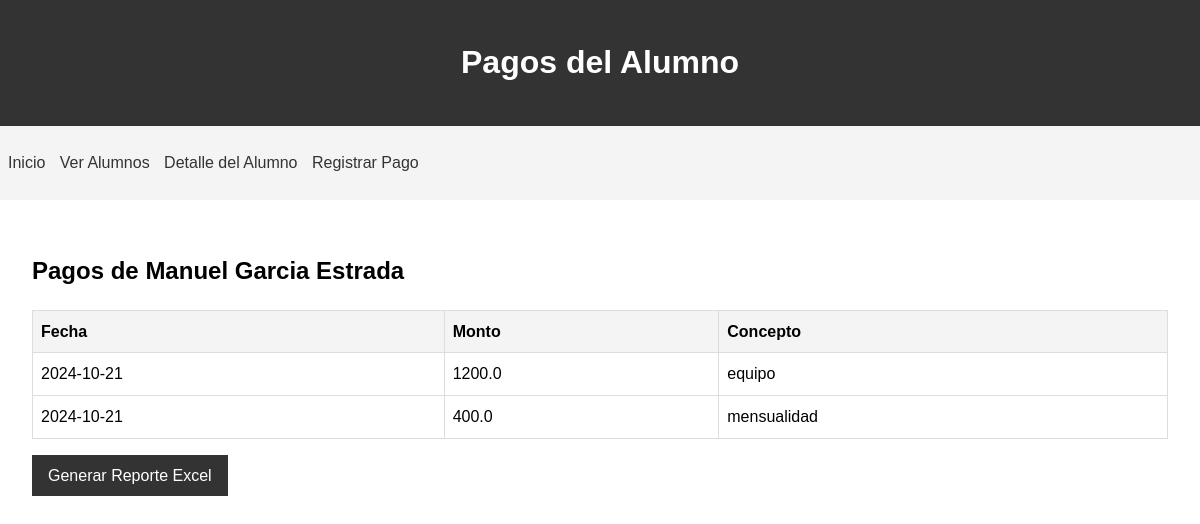
Before: /pagos/2 with the older database file.
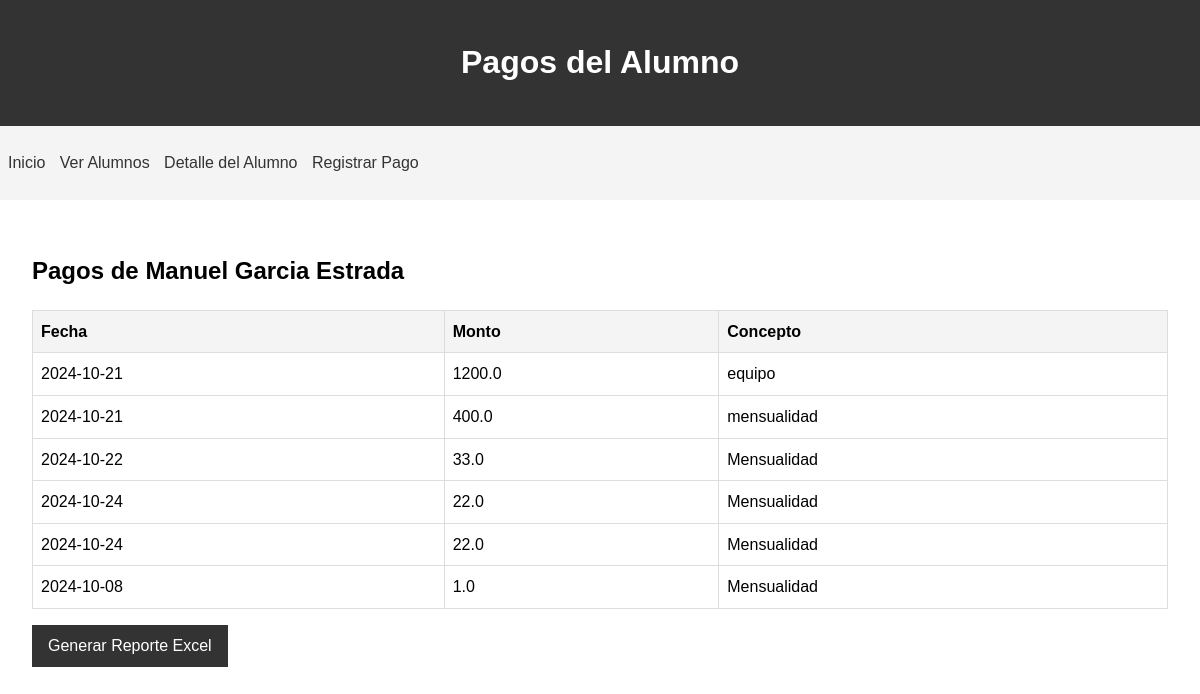
After: the same page with the newer database file.
### app.py (models this page shows)
class Alumno(Base):
    __tablename__ = 'alumnos'
    id = Column(Integer, primary_key=True)
    apaterno = Column(String(50), nullable=False)
    apmaterno = Column(String(50), nullable=False)
    nombre = Column(String(50), nullable=False)
    fbday = Column(Date, nullable=False)
    curp = Column(String(18), unique=True, nullable=False)
    calle = Column(String(100), nullable=False)
    numero = Column(String(10), nullable=False)
    colonia = Column(String(100), nullable=False)
    email = Column(String(100), nullable=False)
    telefono = Column(String(15), nullable=False)
    numafiliacion = Column(String(20), unique=True, nullable=False)
    estatus = Column(String(10), nullable=False)
    pagos = relationship("Pago", back_populates="alumno")

class Pago(Base):
    __tablename__ = 'pagos'
    id = Column(Integer, primary_key=True)
    alumno_id = Column(Integer, ForeignKey('alumnos.id'))
    fecha = Column(Date, nullable=False)
    monto = Column(Float, nullable=False)
    concepto = Column(String(100), nullable=False)
    alumno = relationship("Alumno", back_populates="pagos")

### app.py (the view)
@app.route('/pagos/<int:alumno_id>')
def pagos(alumno_id): #redefinit variable a getpagos para identificar que es el listado de pagos
    session = Session()
    try:
        alumno = session.query(Alumno).get(alumno_id)
        pagos = session.query(Pago).filter_by(alumno_id=alumno_id).all()
        return render_template('pagos.html', alumno=alumno, pagos=pagos)
    except Exception as e:
        return f"Error: {str(e)}"
    finally:
        session.close()

### templates/pagos.html (shortened to what this page needs)
<!DOCTYPE html>
<html lang="es">
<head>
    <link rel="stylesheet" href="{{ url_for('static', filename='css/styles.css') }}">
</head>
<body>
    <header>
        <h1>Pagos del Alumno</h1>
    </header>
    <nav>
        <ul>
            <li><a href="{{ url_for('index') }}">Inicio</a></li>
            <li><a href="{{ url_for('lista_alumnos') }}">Ver Alumnos</a></li>
            <li><a href="{{ url_for('detalle_alumno', id=alumno.id) }}">Detalle del Alumno</a></li>
            <li><a href="{{ url_for('pago', alumno_id=alumno.id) }}">Registrar Pago</a></li>
        </ul>
    </nav>
    <main>
        <h2>Pagos de {{ alumno.nombre }} {{ alumno.apaterno }} {{ alumno.apmaterno }}</h2>
        <table>
            <thead>
                <tr>
                    <th>Fecha</th>
                    <th>Monto</th>
                    <th>Concepto</th>
                </tr>
            </thead>
            <tbody>
                {% for pago in pagos %}
                <tr>
                    <td>{{ pago.fecha }}</td>
                    <td>{{ pago.monto }}</td>
                    <td>{{ pago.concepto }}</td>
                </tr>
                {% endfor %}
            </tbody>
        </table>
        <a href="{{ url_for('generar_reporte_pagos', alumno_id=alumno.id) }}" class="button">Generar Reporte Excel</a>
    </main>
</body>
</html>

### static/css/styles.css (style rules this page uses)
body { font-family: Arial, sans-serif; line-height: 1.6; margin: 0; padding: 0; }
header { background-color: #333; color: #fff; text-align: center; padding: 1rem; }
nav { background-color: #f4f4f4; padding: 0.5rem; }
nav ul { list-style-type: none; padding: 0; }
nav ul li { display: inline; margin-right: 10px; }
nav ul li a { text-decoration: none; color: #333; }
main { padding: 2rem; }
table { width: 100%; border-collapse: collapse; margin-top: 1rem; }
th, td { border: 1px solid #ddd; padding: 0.5rem; text-align: left; }
th { background-color: #f4f4f4; }
.button { display: inline-block; padding: 0.5rem 1rem; background-color: #333; color: #fff; text-decoration: none; margin-top: 1rem; }

Changed rows visible on the page:
added Pago: fecha "2024-10-22", monto "33.0", concepto "Mensualidad"
added Pago: fecha "2024-10-24", monto "22.0", concepto "Mensualidad"
added Pago: fecha "2024-10-24", monto "22.0", concepto "Mensualidad"
added Pago: fecha "2024-10-08", monto "1.0", concepto "Mensualidad"
